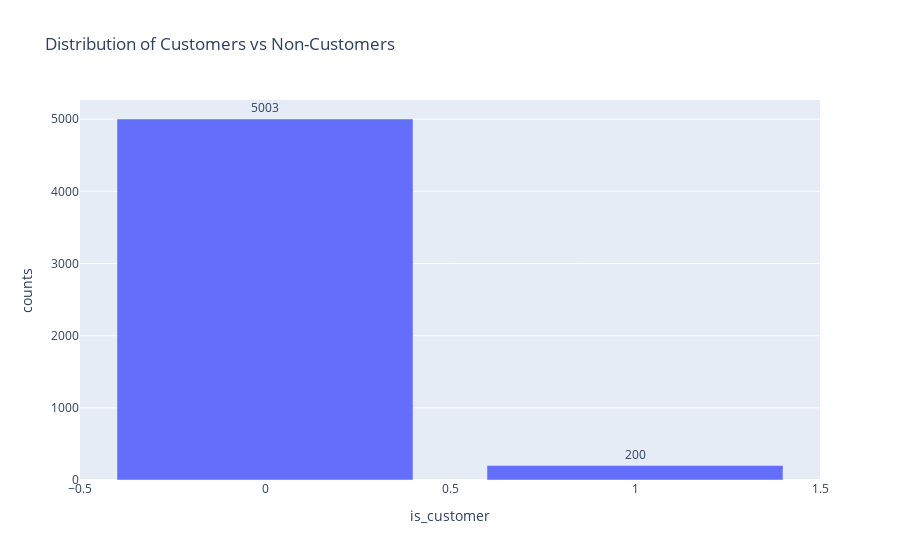
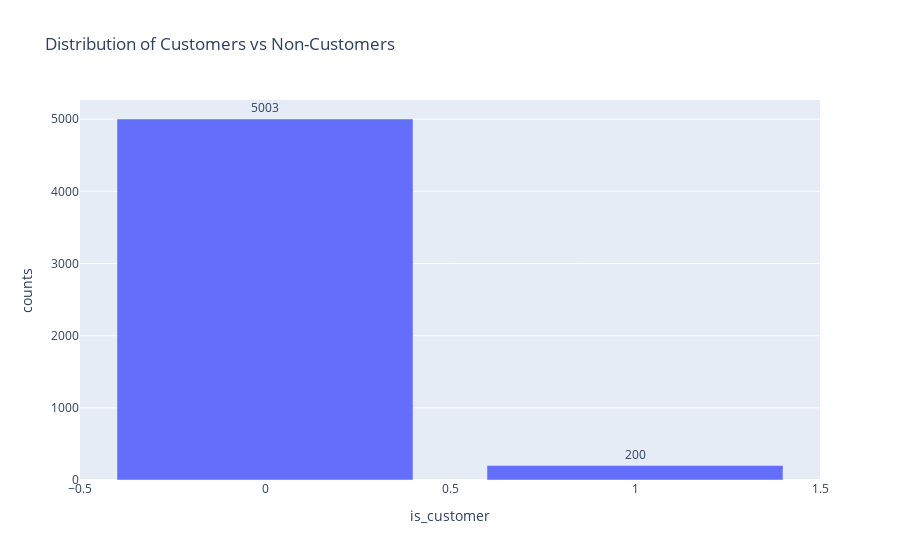
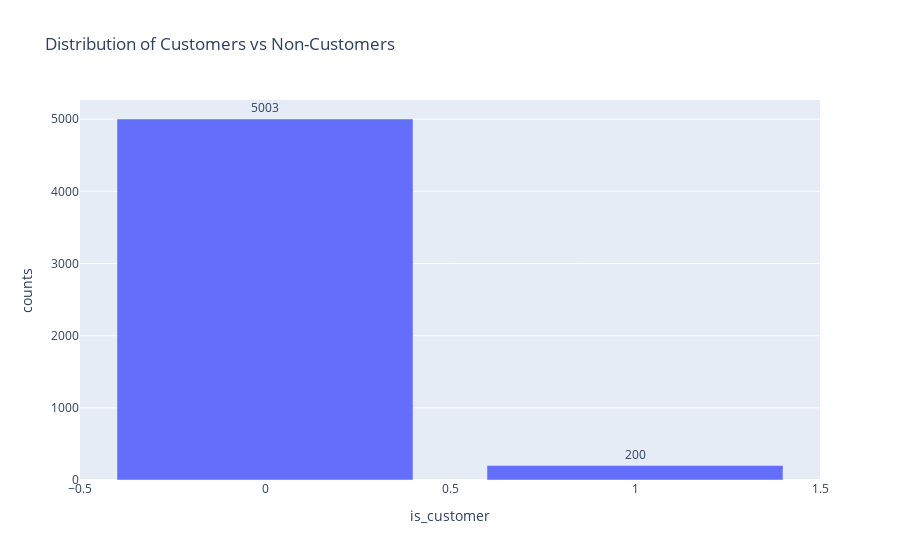

The notebook cell saved with these charts, in order:
### Code cell
numeric_cols = [
    c for c in final_df.columns if pd.api.types.is_numeric_dtype(final_df[c]) and c not in ["id", "is_customer"]
]
for col in ["MRR", "ACTIONS_CRM_DEALS", "ACTIONS_EMAIL"]:
    if col in final_df.columns:
        fix = px.histogram(
            final_df,
            x=col,
            color="is_customer",
            barmode="overlay",
            nbins=50,
            opacity=0.6,
            marginal="box",
            title=f"Distribution of {col} by Customer Status",
        )
        fig.show()

### Figure 1 — Plotly figure (JSON) as saved in the notebook; plotly's stock layout.template omitted (floating-point values rounded to 4 significant figures)
{"data": [{"hovertemplate": "is_customer=%{x}<br>counts=%{text}<extra></extra>", "legendgroup": "", "marker": {"color": "#636efa", "pattern": {"shape": ""}}, "name": "", "orientation": "v", "showlegend": false, "text": [5003.0, 200.0], "textposition": "outside", "type": "bar", "x": [0, 1], "xaxis": "x", "y": [5003, 200], "yaxis": "y"}], "layout": {"barmode": "relative", "legend": {"tracegroupgap": 0}, "title": {"text": "Distribution of Customers vs Non-Customers"}, "xaxis": {"anchor": "y", "domain": [0, 1], "title": {"text": "is_customer"}}, "yaxis": {"anchor": "x", "domain": [0, 1], "title": {"text": "counts"}}}}

### Figure 2 — Plotly figure (JSON) as saved in the notebook; plotly's stock layout.template omitted (floating-point values rounded to 4 significant figures)
{"data": [{"hovertemplate": "is_customer=%{x}<br>counts=%{text}<extra></extra>", "legendgroup": "", "marker": {"color": "#636efa", "pattern": {"shape": ""}}, "name": "", "orientation": "v", "showlegend": false, "text": [5003.0, 200.0], "textposition": "outside", "type": "bar", "x": [0, 1], "xaxis": "x", "y": [5003, 200], "yaxis": "y"}], "layout": {"barmode": "relative", "legend": {"tracegroupgap": 0}, "title": {"text": "Distribution of Customers vs Non-Customers"}, "xaxis": {"anchor": "y", "domain": [0, 1], "title": {"text": "is_customer"}}, "yaxis": {"anchor": "x", "domain": [0, 1], "title": {"text": "counts"}}}}

### Figure 3 — Plotly figure (JSON) as saved in the notebook; plotly's stock layout.template omitted (floating-point values rounded to 4 significant figures)
{"data": [{"hovertemplate": "is_customer=%{x}<br>counts=%{text}<extra></extra>", "legendgroup": "", "marker": {"color": "#636efa", "pattern": {"shape": ""}}, "name": "", "orientation": "v", "showlegend": false, "text": [5003.0, 200.0], "textposition": "outside", "type": "bar", "x": [0, 1], "xaxis": "x", "y": [5003, 200], "yaxis": "y"}], "layout": {"barmode": "relative", "legend": {"tracegroupgap": 0}, "title": {"text": "Distribution of Customers vs Non-Customers"}, "xaxis": {"anchor": "y", "domain": [0, 1], "title": {"text": "is_customer"}}, "yaxis": {"anchor": "x", "domain": [0, 1], "title": {"text": "counts"}}}}
